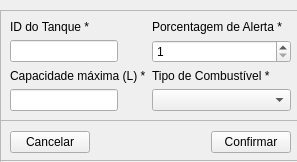
<?xml version="1.0" encoding="UTF-8"?>
<ui version="4.0">
 <class>FomularioTanque</class>
 <widget class="QWidget" name="FomularioTanque">
  <property name="geometry">
   <rect>
    <x>0</x>
    <y>0</y>
    <width>297</width>
    <height>162</height>
   </rect>
  </property>
  <property name="windowTitle">
   <string>Nova Pessoa</string>
  </property>
  <widget class="QFrame" name="ContainerForm">
   <property name="geometry">
    <rect>
     <x>0</x>
     <y>10</y>
     <width>301</width>
     <height>151</height>
    </rect>
   </property>
   <property name="frameShape">
    <enum>QFrame::StyledPanel</enum>
   </property>
   <property name="frameShadow">
    <enum>QFrame::Raised</enum>
   </property>
   <layout class="QFormLayout" name="formLayout">
    <item row="0" column="0">
     <widget class="QLabel" name="label">
      <property name="sizePolicy">
       <sizepolicy hsizetype="Fixed" vsizetype="Fixed">
        <horstretch>0</horstretch>
        <verstretch>0</verstretch>
       </sizepolicy>
      </property>
      <property name="text">
       <string>ID do Tanque *</string>
      </property>
     </widget>
    </item>
    <item row="1" column="0">
     <widget class="QLineEdit" name="inputId">
      <property name="sizePolicy">
       <sizepolicy hsizetype="Fixed" vsizetype="Fixed">
        <horstretch>0</horstretch>
        <verstretch>0</verstretch>
       </sizepolicy>
      </property>
     </widget>
    </item>
    <item row="0" column="1">
     <widget class="QLabel" name="label_3">
      <property name="sizePolicy">
       <sizepolicy hsizetype="Fixed" vsizetype="Fixed">
        <horstretch>0</horstretch>
        <verstretch>0</verstretch>
       </sizepolicy>
      </property>
      <property name="text">
       <string>Porcentagem de Alerta *</string>
      </property>
     </widget>
    </item>
    <item row="1" column="1">
     <widget class="QSpinBox" name="inputPorcentagem">
      <property name="minimum">
       <number>1</number>
      </property>
     </widget>
    </item>
    <item row="2" column="0">
     <widget class="QLabel" name="label_2">
      <property name="sizePolicy">
       <sizepolicy hsizetype="Fixed" vsizetype="Fixed">
        <horstretch>0</horstretch>
        <verstretch>0</verstretch>
       </sizepolicy>
      </property>
      <property name="text">
       <string>Capacidade máxima (L) *</string>
      </property>
     </widget>
    </item>
    <item row="3" column="0">
     <widget class="QLineEdit" name="inputCapacidade">
      <property name="sizePolicy">
       <sizepolicy hsizetype="Fixed" vsizetype="Fixed">
        <horstretch>0</horstretch>
        <verstretch>0</verstretch>
       </sizepolicy>
      </property>
     </widget>
    </item>
    <item row="2" column="1">
     <widget class="QLabel" name="label_4">
      <property name="text">
       <string>Tipo de Combustível *</string>
      </property>
     </widget>
    </item>
    <item row="3" column="1">
     <widget class="QComboBox" name="inputTipo">
      <property name="enabled">
       <bool>true</bool>
      </property>
     </widget>
    </item>
   </layout>
  </widget>
  <widget class="QFrame" name="ContainerBotoes">
   <property name="geometry">
    <rect>
     <x>0</x>
     <y>120</y>
     <width>301</width>
     <height>44</height>
    </rect>
   </property>
   <property name="frameShape">
    <enum>QFrame::StyledPanel</enum>
   </property>
   <property name="frameShadow">
    <enum>QFrame::Raised</enum>
   </property>
   <layout class="QHBoxLayout" name="horizontalLayout">
    <item>
     <widget class="QPushButton" name="Cancelar">
      <property name="text">
       <string>Cancelar</string>
      </property>
      <property name="icon">
       <iconset>
        <normaloff>../../assets/cancel.svg</normaloff>../../assets/cancel.svg</iconset>
      </property>
     </widget>
    </item>
    <item>
     <spacer name="horizontalSpacer">
      <property name="orientation">
       <enum>Qt::Horizontal</enum>
      </property>
      <property name="sizeHint" stdset="0">
       <size>
        <width>40</width>
        <height>20</height>
       </size>
      </property>
     </spacer>
    </item>
    <item>
     <widget class="QPushButton" name="Confirmar">
      <property name="text">
       <string>Confirmar</string>
      </property>
      <property name="icon">
       <iconset>
        <normaloff>../../assets/check.svg</normaloff>../../assets/check.svg</iconset>
      </property>
     </widget>
    </item>
   </layout>
  </widget>
 </widget>
 <resources/>
 <connections/>
</ui>
